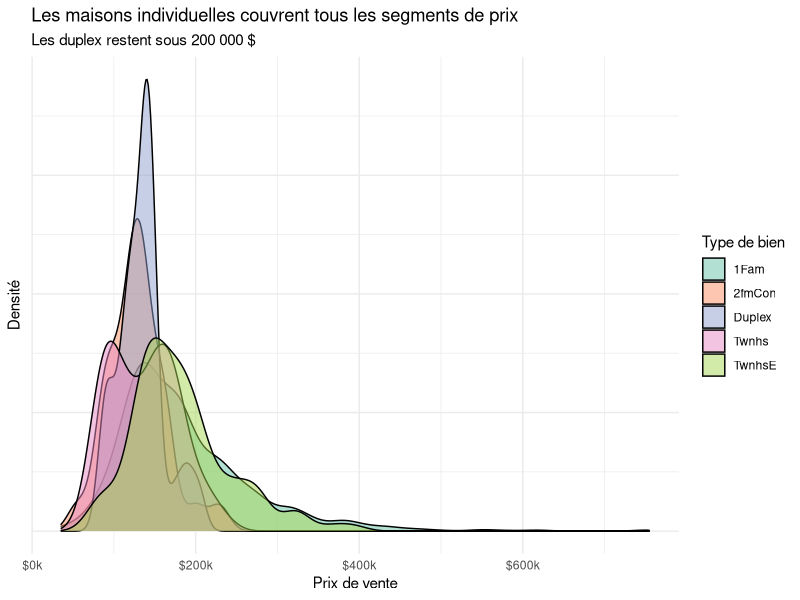
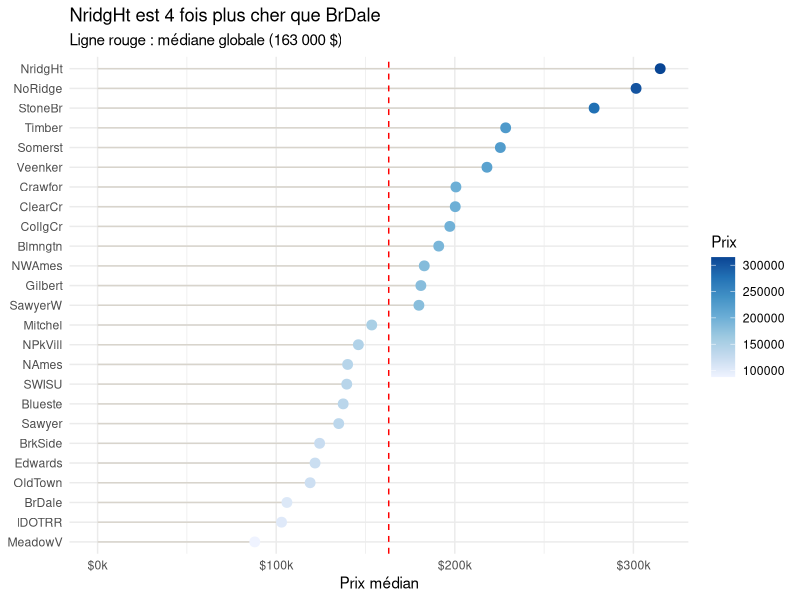
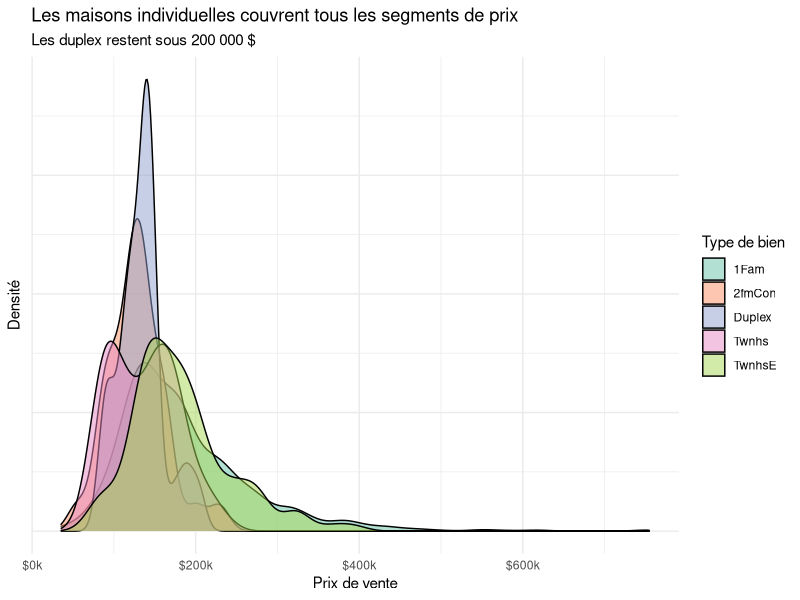
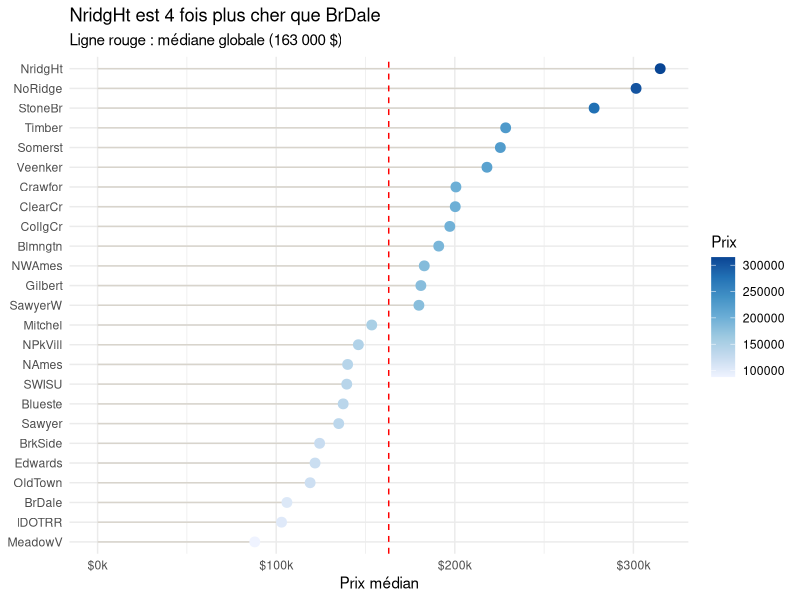

Write the R code that produced these figures, in order.
# Acte 1 - Visualisations V3 a V6
# Projet Ames - Camara Massaram

library(ggplot2)
library(dplyr)
library(scales)

train <- read.csv("data/train_clean.csv", stringsAsFactors = FALSE)

# V3 : density plot des prix par type de bien

v3 <- ggplot(train, aes(x = SalePrice, fill = BldgType)) +
  geom_density(alpha = 0.5) +
  scale_fill_brewer(palette = "Set2") +
  scale_x_continuous(labels = label_dollar(scale = 1/1000, suffix = "k")) +
  labs(
    title = "Les maisons individuelles couvrent tous les segments de prix",
    subtitle = "Les duplex restent sous 200 000 $",
    x = "Prix de vente", y = "Densité", fill = "Type de bien"
  ) +
  theme_minimal() +
  theme(axis.text.y = element_blank())

v3
ggsave("outputs/V3_density_bldgtype.png", v3, width = 10, height = 6, dpi = 300)

# V5 : lollipop chart du prix median par quartier
quartiers <- train %>%
  group_by(Neighborhood) %>%
  summarise(prix_median = median(SalePrice))

v5 <- ggplot(quartiers, aes(x = prix_median, y = reorder(Neighborhood, prix_median))) +
  geom_segment(aes(xend = 0, yend = Neighborhood), color = "#d8d4cc") +
  geom_point(aes(color = prix_median), size = 3) +
  scale_color_distiller(palette = "Blues", direction = 1) +
  geom_vline(xintercept = 163000, color = "red", linetype = "dashed") +
  scale_x_continuous(labels = label_dollar(scale = 1/1000, suffix = "k")) +
  labs(
    title = "NridgHt est 4 fois plus cher que BrDale",
    subtitle = "Ligne rouge : médiane globale (163 000 $)",
    x = "Prix médian", y = NULL, color = "Prix"
  ) +
  theme_minimal()

v5
ggsave("outputs/V5_lollipop_quartiers.png", v5, width = 10, height = 8, dpi = 300)
